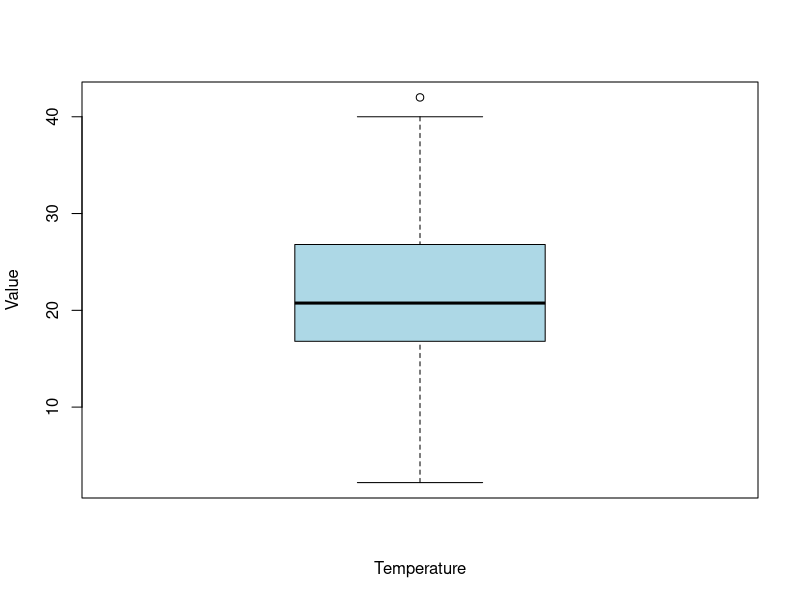
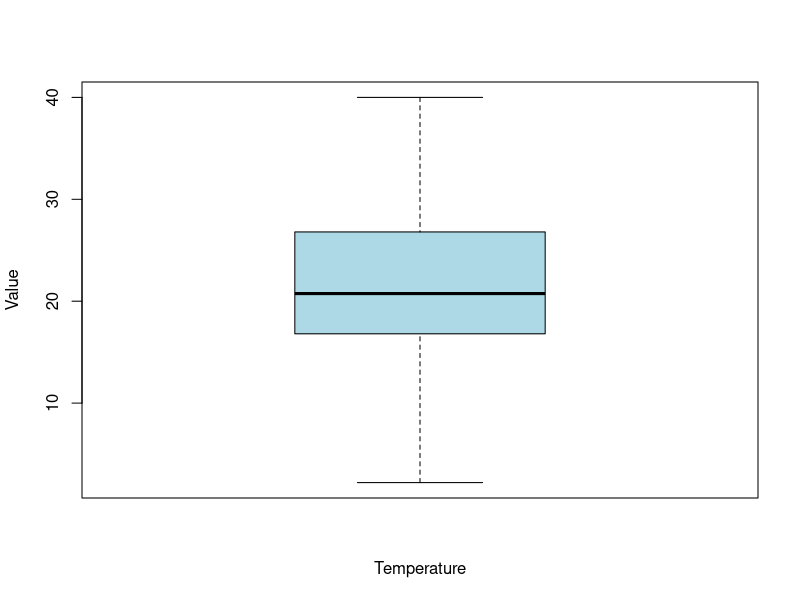
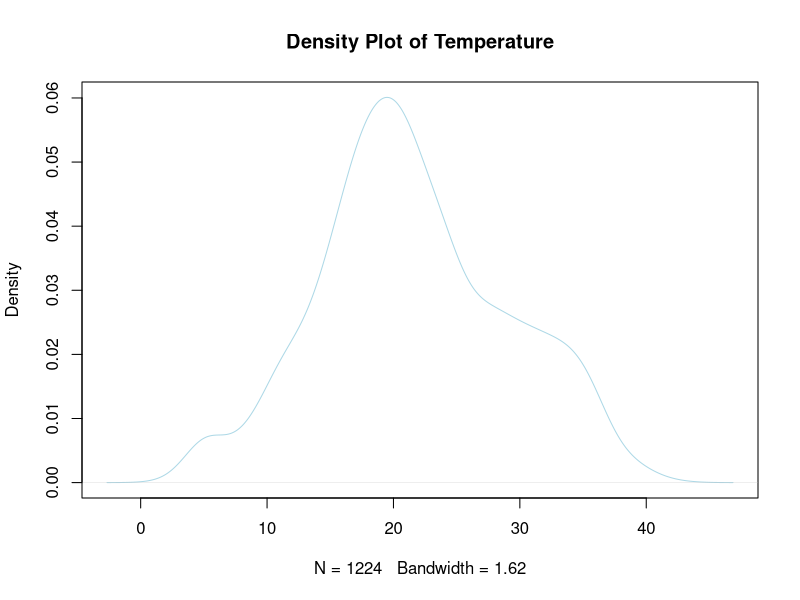
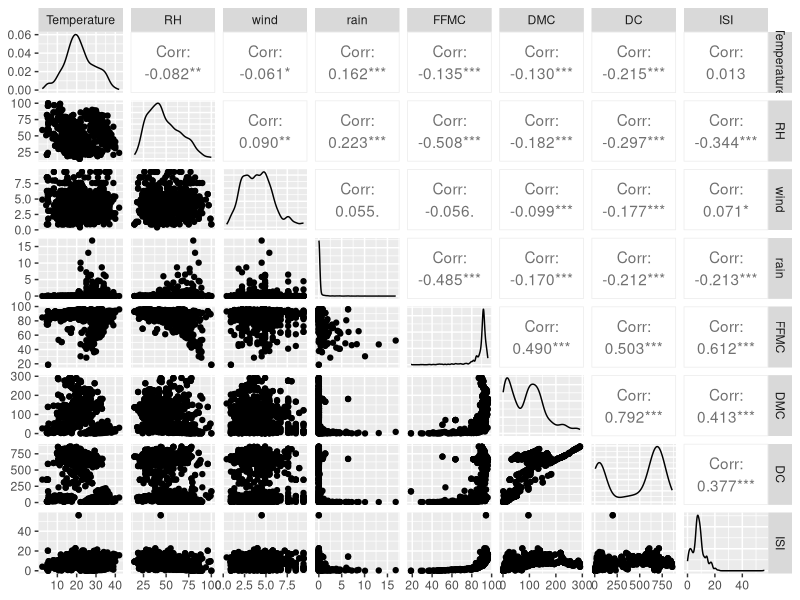
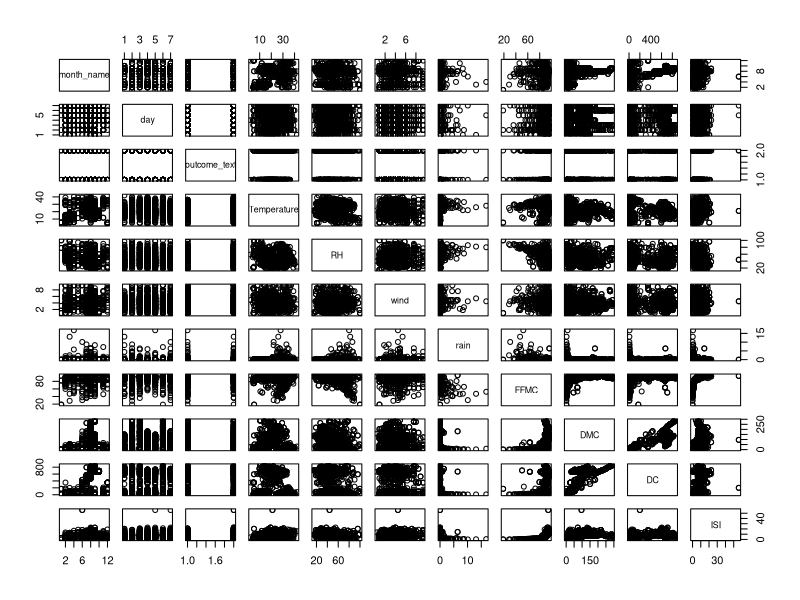
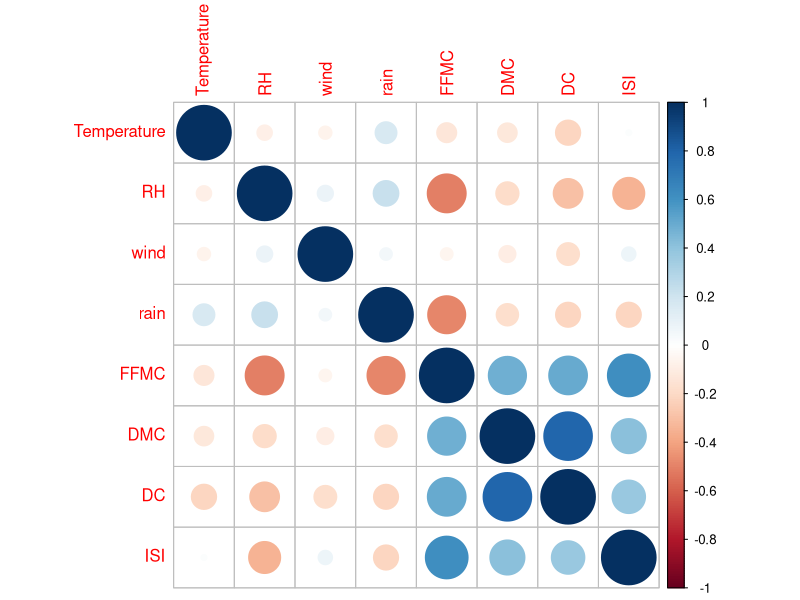
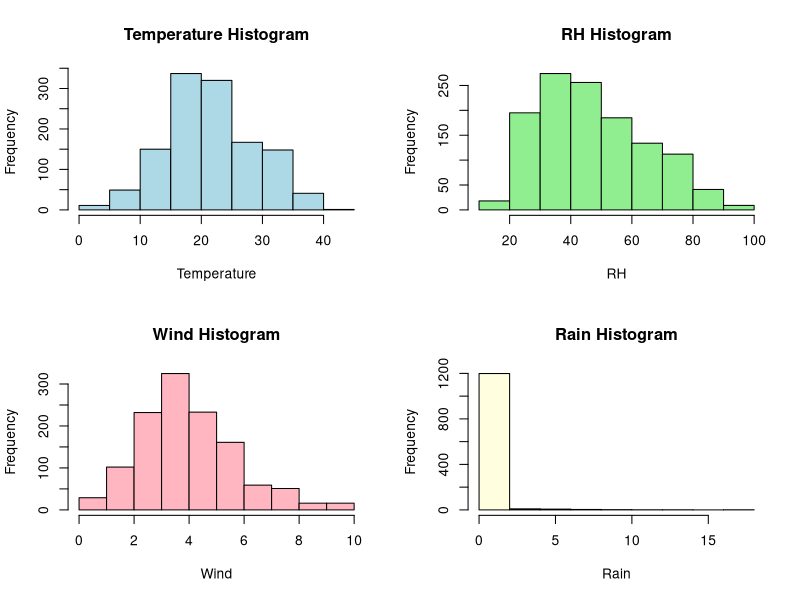
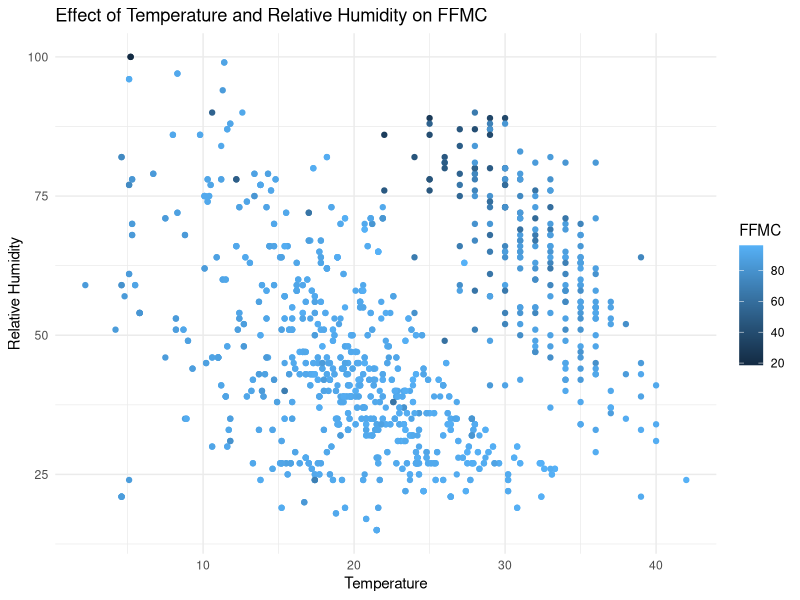

Write the R code that produced these figures, in order.
# importing the package to use for the project

library(tidyverse)

# fetching for the data
getwd()

list.dirs(recursive = FALSE)

setwd("C:/Users/Felix/Downloads/R-Project")
# look through and identifying the data 
list.files()


# calling and using the data by assigning a name to it
forest_fire <- read.csv("Forest_Fire_Data.csv")

# now calling the name used for the project
forest_fire
names(forest_fire)

glimpse(forest_fire)

sum(is.na(forest_fire), na.rm = TRUE)

summary(forest_fire)

unique(forest_fire$month)
unique(forest_fire$outcome)


# but before that, i like to change month and outcome to a factor data type
forest_fire$month <- as.factor(forest_fire$month)
unique(forest_fire$month)

forest_fire$outcome <- as.factor(forest_fire$outcome)

class(forest_fire$outcome)

# confirming it is a factor
is.factor(forest_fire$month)
is.factor(forest_fire$outcome)



# changing the values and giving it a set value
forest_fire <- forest_fire %>%
  mutate(outcome_text = recode(outcome,
                               `0` = "No Fire",   
                               `1` = "Fire"        
  ),
month_name = recode(month,
                      `1` = "jan", `2` = "feb", `3` = "mar", `4` = "apr",
                      `5` = "may", `6` = "jun", `7` = "jul", `8` = "aug",
                      `9` = "sep", `10` = "oct", `11` = "nov", `12` = "dec"
                      )
)

forest_fire
View(forest_fire)

# viewing the columns, old and new in the table
names(forest_fire)

# target columns
Descrip_forest_fire <- forest_fire %>%
  select(month_name, day, outcome_text, Temperature, RH, wind, rain, FFMC, DMC, DC, ISI)
View(Descrip_forest_fire)

glimpse(Descrip_forest_fire)


names(Descrip_forest_fire)



# Finding the descriptives for the main key columns to use in the project

                 

                           # Exploratory Data Analytics
# Descriptive Statistics
numeric_cols <- Descrip_forest_fire %>%
  select(where(is.numeric))

# Mean
colMeans(numeric_cols, na.rm = TRUE)
# Standard Deviation
apply(numeric_cols, 2, sd, na.rm = TRUE)


# EDA: Creating box plot to visualize the distribution of temperature
boxplot(Descrip_forest_fire$Temperature, col = "lightblue", xlab = "Temperature", ylab = "Value")

# to remove outliers  i used the outline function
boxplot(Descrip_forest_fire$Temperature, col = "lightblue", xlab = "Temperature", ylab = "Value", outline = FALSE)

# EDA: Creating density plot to visualize the distribution of temperature
plot(density(Descrip_forest_fire$Temperature), col = "lightblue", main = "Density Plot of Temperature")


# EDA: Creating scatter plot matrix to visualize pairwise relationships
install.packages("GGally")
library(GGally)

# Beautified pairs plot
ggpairs(Descrip_forest_fire, columns = c("Temperature", "RH", "wind", "rain", "FFMC", "DMC", "DC", "ISI"), 
        lower = list(continuous = "points"), diag = list(continuous = "density"), 
        upper = list(continuous = "cor", combo = "box"))

pairs(Descrip_forest_fire)

# EDA: Creating correlation matrix
cor_matrix <- cor(Descrip_forest_fire[, 
                                    c("Temperature", "RH", "wind", "rain", "FFMC", "DMC", "DC", "ISI")])
cor_matrix
corrplot::corrplot(cor_matrix, method = "circle")


# EDA: Creating histogram grid for multiple variables
par(mfrow = c(2, 2))
hist(Descrip_forest_fire$Temperature, col = "lightblue", xlab = "Temperature", main = "Temperature Histogram")
hist(Descrip_forest_fire$RH, col = "lightgreen", xlab = "RH", main = "RH Histogram")
hist(Descrip_forest_fire$wind, col = "lightpink", xlab = "Wind", main = "Wind Histogram")
hist(Descrip_forest_fire$rain, col = "lightyellow", xlab = "Rain", main = "Rain Histogram")








                              # unsupervised machine learning
library(dplyr)

numeric_cols <- Descrip_forest_fire %>%
  select(Temperature, RH, wind, rain, FFMC, DMC, DC, ISI)

# Step 2: Remove any rows with NA
numeric_cols <- na.omit(numeric_cols)

# Step 3: Scale the data
scaled_data <- scale(numeric_cols)


# Performing K-means clustering
set.seed(123)
kmeans_model <- kmeans(scaled_data, centers = 3, nstart = 25)

# View the cluster centers
kmeans_model$centers

# Assign cluster labels to each data point
Descrip_forest_fire$cluster <- kmeans_model$cluster


# visualizing
# Assume Cluster variable exists in your data set or you have computed it beforehand
# Example: Main_fire_service$Cluster <- k-means_result$cluster
View(Descrip_forest_fire)

ggplot(Descrip_forest_fire, aes(x = Temperature, y = RH, color = FFMC)) +
  geom_point() +
  labs(x = "Temperature", y = "Relative Humidity", color = "FFMC") +
  ggtitle("Effect of Temperature and Relative Humidity on FFMC") +
  theme_minimal()


# beautification
palette <- viridisLite::viridis(10)

ggplot(Descrip_forest_fire, aes(x = Temperature, y = RH, color = FFMC)) +
  geom_point(alpha = 0.7, size = 3) +  # Adjust transparency and point size
  scale_color_gradientn(colors = palette, limits = c(min(Descrip_forest_fire$FFMC), 
                                                     max(Descrip_forest_fire$FFMC)),
                        name = "FFMC") +  # Add gradient legend
  labs(x = "Temperature (°C)", y = "Relative Humidity (%)", title = "Effect of Temperature and Relative Humidity on FFMC") +
  theme_minimal() +  # Use minimal theme for clean appearance
  theme(legend.position = "bottom") +  # Move legend to the bottom
  geom_smooth(method = "loess", color = "black", fill = "grey", alpha = 0.2) +  # Add smoother
  guides(color = guide_colorbar(barwidth = 20, barheight = 1, title.position = "top"))  # Adjust colorbar appearance

# Add cluster labels to the Main_fire_service data set
Descrip_forest_fire$Cluster <- as.factor(kmeans_model$cluster)

# Create the ggplot scatterplot
ggplot(Descrip_forest_fire, aes(x = Temperature, y =Cluster , color =outcome_text )) +
  geom_point() +
  labs(x = "Temperature", y = "Fire observation", color = "Cluster") +
  ggtitle("K-means Clustering of Temperature vs Fire outcome") +
  theme_minimal()


# Define color palette for clusters
cluster_palette <- c("#E41A1C", "#377EB8", "#4DAF4A", "#984EA3", "#FF7F00", "#FFFF33", "#A65628", "#F781BF", "#999999")

ggplot(Descrip_forest_fire, aes(x = DMC, y = FFMC, color = factor(outcome_text))) +
  geom_point(alpha = 0.7, size = 3) +  # Adjust transparency and point size
  scale_color_manual(values = cluster_palette, name = "Cluster") +  # Set custom color palette
  labs(x = "Duff Moisture Code ", y = "Fine Fuel Moisture Code ", title = "K-means Clustering of DMC and FFMC") +
  theme_minimal() +  # Use minimal theme for clean appearance
  theme(legend.position = "bottom") +  # Move legend to the bottom
  guides(color = guide_legend(override.aes = list(size = 4)))  # Adjust legend size for better readability
